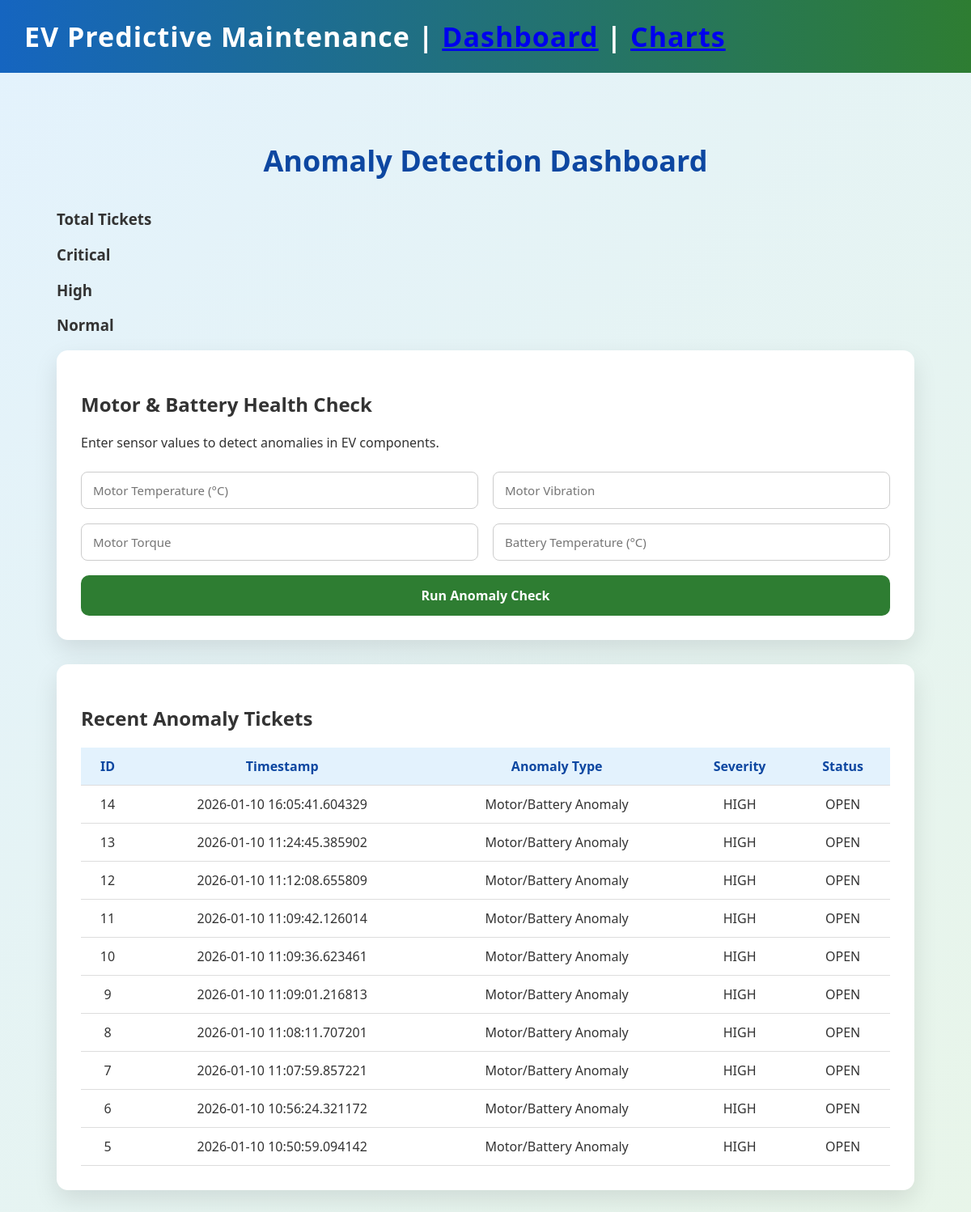
Page /dashboard on the earlier database version.
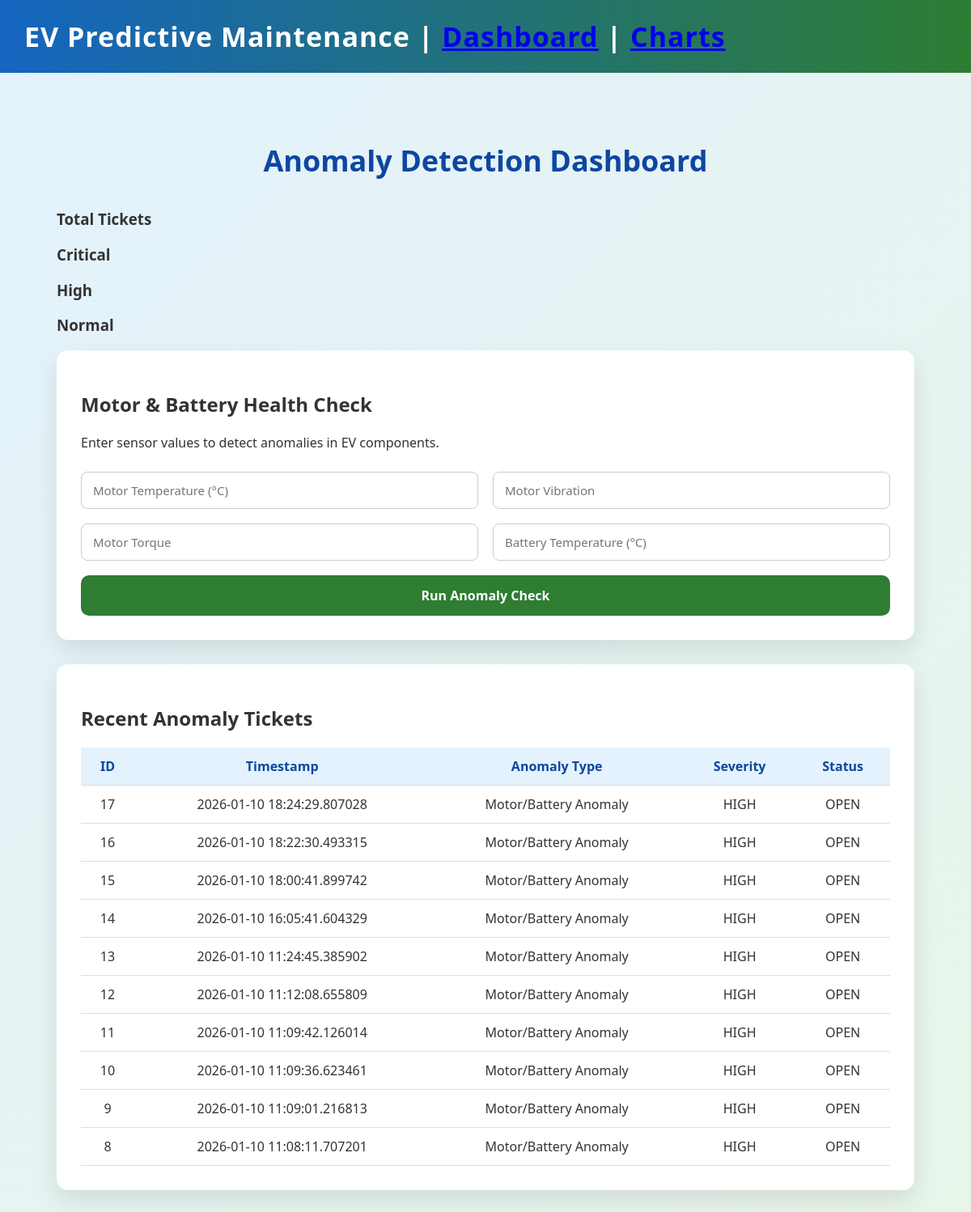
Same page on the later database version.
### tables this page shows
CREATE TABLE tickets (
            id INTEGER PRIMARY KEY AUTOINCREMENT,
            timestamp TEXT,
            anomaly_type TEXT,
            severity TEXT,
            status TEXT
        );

### routes/dashboard.py (the view, shortened to what this page needs)
@dashboard_bp.route("/dashboard", methods=["GET", "POST"])
def dashboard():
    result = None
    tickets = get_recent_tickets()
    return render_template("dashboard.html", result=result, tickets=tickets)

### database/db.py (called while the page is built)
def get_db():
    return sqlite3.connect(DB_PATH)

### services/ticket_service.py (called while the page is built)
def get_recent_tickets(limit=10):
    conn = get_db()
    cur = conn.cursor()
    cur.execute("""
        SELECT id, timestamp, anomaly_type, severity, status
        FROM tickets
        ORDER BY timestamp DESC
        LIMIT ?
    """, (limit,))
    rows = cur.fetchall()
    conn.close()
    return rows

### templates/dashboard.html (shortened to what this page needs)
<!DOCTYPE html>
<html lang="en">
<head>
    <link rel="stylesheet" href="{{ url_for('static', filename='css/style.css') }}">
</head>
<body>
    <div class="navbar">
        EV Predictive Maintenance |
        <a href="/dashboard">Dashboard</a> |
        <a href="/charts">Charts</a>
    </div>
    <div class="container">
        <h1 class="page-title">Anomaly Detection Dashboard</h1>
        <div class="summary-grid">
            <div class="summary-card total">
                <h3>Total Tickets</h3>
            </div>
            <div class="summary-card critical">
                <h3>Critical</h3>
            </div>
            <div class="summary-card high">
                <h3>High</h3>
            </div>
            <div class="summary-card normal">
                <h3>Normal</h3>
            </div>
        </div>
        <div class="card">
            <h2>Motor & Battery Health Check</h2>
            <p>Enter sensor values to detect anomalies in EV components.</p>
            <form method="POST" class="form-grid">
                <input type="number" step="any" name="motor_temp" placeholder="Motor Temperature (°C)" required>
                <input type="number" step="any" name="vibration" placeholder="Motor Vibration" required>
                <input type="number" step="any" name="torque" placeholder="Motor Torque" required>
                <input type="number" step="any" name="battery_temp" placeholder="Battery Temperature (°C)" required>
                <button type="submit">Run Anomaly Check</button>
            </form>
        </div>
        <div class="card" style="margin-top:30px;">
            <h2>Recent Anomaly Tickets</h2>
            <table class="ticket-table">
                <tr>
                    <th>ID</th>
                    <th>Timestamp</th>
                    <th>Anomaly Type</th>
                    <th>Severity</th>
                    <th>Status</th>
                </tr>
                {% for t in tickets %}
                <tr>
                    <td>{{ t[0] }}</td>
                    <td>{{ t[1] }}</td>
                    <td>{{ t[2] }}</td>
                    <td>{{ t[3] }}</td>
                    <td>{{ t[4] }}</td>
                </tr>
                {% endfor %}
            </table>
        </div>
    </div>
</body>
</html>

### static/css/style.css (style rules this page uses)
:root { --primary-blue: #1565c0; --primary-green: #2e7d32; --light-blue: #e3f2fd; --light-green: #e8f5e9; --card-bg: #ffffff; --success: #2e7d32; --danger: #d32f2f; }
* { box-sizing: border-box; font-family: "Segoe UI", Tahoma, sans-serif; }
body { margin: 0; min-height: 100vh; background: linear-gradient( 135deg, var(--light-blue), var(--light-green) ); color: #333; }
.navbar { background: linear-gradient(90deg, var(--primary-blue), var(--primary-green)); padding: 22px 30px; color: white; font-size: 34px; font-weight: 700; letter-spacing: 1px; }
.container { max-width: 1100px; margin: 40px auto; padding: 20px; }
.page-title { text-align:center; font-size: 36px; color: #0d47a1; margin-bottom: 35px; }
.card { background: var(--card-bg); border-radius: 14px; padding: 30px; box-shadow: 0 12px 30px rgba(0, 0, 0, 0.1); transition: transform 0.2s ease, box-shadow 0.2s ease; }
.form-grid { display: grid; grid-template-columns: repeat(2, 1fr); gap: 18px; margin-top: 25px; }
input { padding: 12px 14px; border-radius: 8px; border: 1px solid #ccc; font-size: 15px; }
button { grid-column: span 2; padding: 14px; font-size: 16px; border-radius: 10px; border: none; background: var(--primary-green); color: white; font-weight: 600; cursor: pointer; }
.ticket-table { width: 100%; border-collapse: collapse; margin-top: 15px; }
.ticket-table th, .ticket-table td { padding: 12px; border-bottom: 1px solid #ddd; text-align: center; }
.ticket-table th { background: #e3f2fd; color: #0d47a1; }

Differences in the rows shown:
no longer on this page (row unchanged): tickets: id "7", timestamp "2026-01-10 11:07:59.857221", anomaly_type "Motor/Battery Anomaly", severity "HIGH", status "OPEN"
no longer on this page (row unchanged): tickets: id "6", timestamp "2026-01-10 10:56:24.321172", anomaly_type "Motor/Battery Anomaly", severity "HIGH", status "OPEN"
no longer on this page (row unchanged): tickets: id "5", timestamp "2026-01-10 10:50:59.094142", anomaly_type "Motor/Battery Anomaly", severity "HIGH", status "OPEN"
added tickets: id "17", timestamp "2026-01-10 18:24:29.807028", anomaly_type "Motor/Battery Anomaly", severity "HIGH", status "OPEN"
added tickets: id "16", timestamp "2026-01-10 18:22:30.493315", anomaly_type "Motor/Battery Anomaly", severity "HIGH", status "OPEN"
added tickets: id "15", timestamp "2026-01-10 18:00:41.899742", anomaly_type "Motor/Battery Anomaly", severity "HIGH", status "OPEN"
